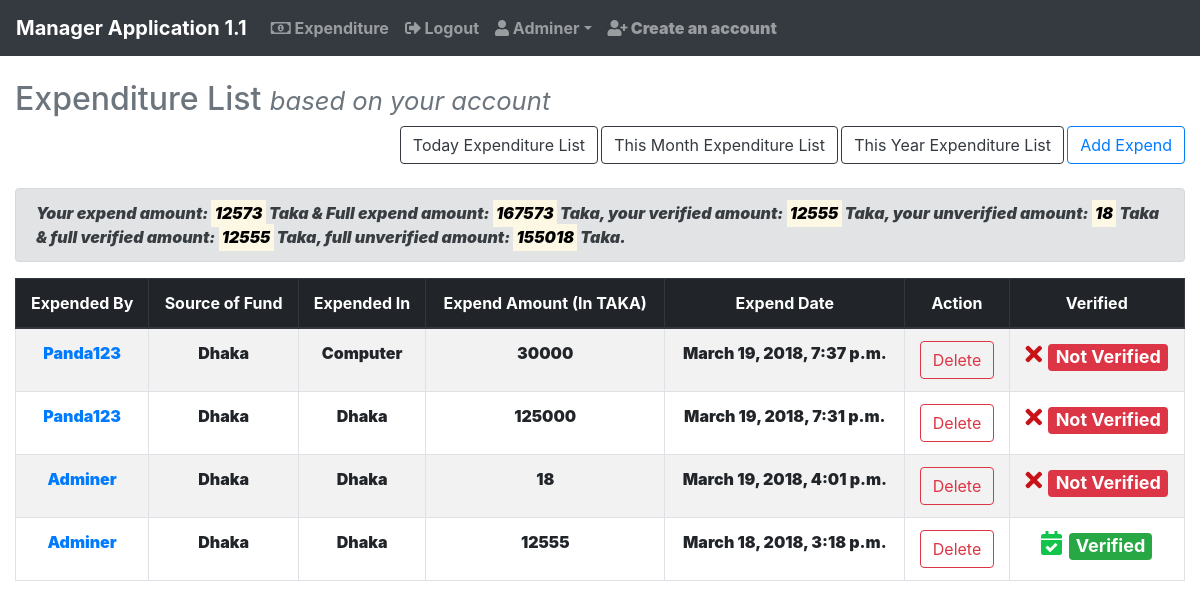
Page /accounts/expenditure/ (signed in) on the earlier database version.
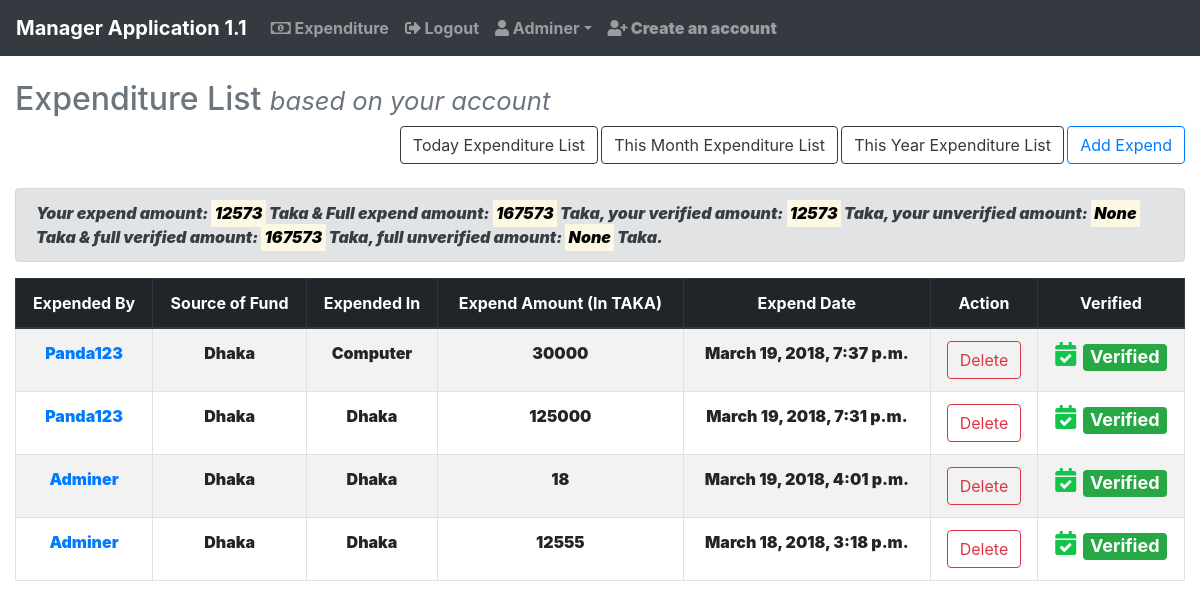
Same page on the later database version.
### account/models.py (models this page shows, shortened)
class Expend(models.Model):
    select = (
        ('yes', 'yes'),
        ('no', 'no')
    )
    by_user = models.CharField(max_length=255, blank=False, unique=False, null=True)
    added_date = models.DateTimeField(auto_now_add=True)
    updated_date = models.DateTimeField(auto_now=True)
    source_fund = models.CharField(max_length=255)
    source_amount = models.PositiveIntegerField()
    expend_in = models.CharField(max_length=255)
    expend_amount = models.PositiveIntegerField()
    description = models.TextField(blank=True)
    verified = models.CharField(choices=select, max_length=255, default='no')
    def get_absolute_url(self):
        return reverse('account:expend_detail', kwargs={'pk': self.pk})

### account/views.py (the view)
# urls.py: path('expenditure/', login_required(views.ExpendListView.as_view()), name="expend"),
class ExpendListView(ListView):
    model = models.Expend
    template_name = 'expend/expend_list.html'
    ordering = ['-added_date']
    def get_context_data(self, **kwargs):
        context = super().get_context_data(**kwargs)
        context['expend_list_user'] = models.Expend.objects.filter(
            by_user__exact=self.request.user.username).order_by('-added_date')
        context['sum_user_expend_amount'] = models.Expend.objects.filter(
            by_user__exact=self.request.user.username).aggregate(
            Sum('expend_amount')).get('expend_amount__sum', 0.00)
        context['sum_user_expend_amount_verified'] = models.Expend.objects.filter(
            by_user__exact=self.request.user.username,
            verified__exact='yes').aggregate(Sum('expend_amount')).get('expend_amount__sum', 0.00)
        context['sum_user_expend_amount_unverified'] = models.Expend.objects.filter(
            by_user__exact=self.request.user.username,
            verified__exact='no').aggregate(
            Sum('expend_amount')).get('expend_amount__sum', 0.00)
        context['sum_expend_amount'] = models.Expend.objects.aggregate(Sum('expend_amount')).get('expend_amount__sum', 0.00)
        context['sum_expend_amount_verified'] = models.Expend.objects.filter(verified__exact='yes').aggregate(
            Sum('expend_amount')).get('expend_amount__sum', 0.00)
        context['sum_expend_amount_unverified'] = models.Expend.objects.filter(verified__exact='no').aggregate(
            Sum('expend_amount')).get('expend_amount__sum', 0.00)
        return context

### account/templates/expend/expend_list.html (shortened to what the changed rows need)
{% extends 'base.html' %}
{% block content %}
{% now "Y" as current_year %}
{% now "m" as current_month %}
{% if filter_by_time %}
<div class="container-fluid">
    <div class="row justify-content-center">
        <div class="col-md-12">
            <h2 class="text-muted">Expenditure List of <mark>{{ filter_by_time }}</mark> <small class="d-print-none"><i>based on your account</i></small></h2>
            <div class="text-right">
                <a type="submit" class="btn btn-md btn-outline-info d-print-none" href="{% url 'account:expend' %}">Full Expenditure List</a>
                <a type="submit" class="btn btn-md btn-outline-info d-print-none" href="{% url 'account:expend_by_today' %}">Today Expenditure List</a>
                <a type="submit" class="btn btn-md btn-outline-info d-print-none" href="{% url 'account:expend_by_month' year=current_year month=current_month %}">This Month Expenditure List</a>
                <a type="submit" class="btn btn-md btn-outline-info d-print-none" href="{% url 'account:expend_by_year' year=current_year %}">This Year Expenditure List</a>
                <a type="submit" class="btn btn-md btn-outline-primary d-print-none" href="{% url 'account:expend_create' %}">Add Expend</a>
            </div><br>
            <div class="alert alert-secondary">
                {% if request.user.is_authenticated and request.user.is_superuser %}
                <i><b>Your expend amount: <mark>{{ sum_user_expend_amount }}</mark> Taka &
                    Full expend amount: <mark>{{ sum_expend_amount }}</mark> Taka,
                    your verified amount: <mark>{{ sum_user_expend_amount_verified }}</mark> Taka,
                    your unverified amount: <mark>{{ sum_user_expend_amount_unverified }}</mark> Taka &
                    full verified amount: <mark>{{ sum_expend_amount_verified }}</mark> Taka,
                    full unverified amount: <mark>{{ sum_expend_amount_unverified }}</mark> Taka.</b></i>
                {% else %}
                    <i><b>Your expend amount: <mark>{{ sum_user_expend_amount }}</mark> Taka,
                        your verified amount: <mark>{{ sum_user_expend_amount_verified }}</mark> Taka &
                        your unverified amount: <mark>{{ sum_user_expend_amount_unverified }}</mark> Taka.</b></i>
                {% endif %}
            </div>
            <table class="table table-striped table-hover table-responsive-xl table-responsive-lg table-responsive-md table-responsive-sm table-bordered text-center">
                {% if request.user.is_authenticated and request.user.is_superuser %}
                <thead class="thead-dark">
                    <tr>
                        <th>Expended By</th>
                        <th>Source of Fund</th>
                        <th>Expended In</th>
                        <th>Expend Amount (In TAKA)</th>
                        <th>Expend Date</th>
                        <th class="d-print-none">Action</th>
                        <th>Verified</th>
                    </tr>
                </thead>
                {% else %}
                <thead class="thead-dark">
                    <tr>
                        <th>Expended By</th>
                        <th>Source of Fund</th>
                        <th>Expended In</th>
                        <th>Expend Amount (In TAKA)</th>
                        <th>Expend Date</th>
                        <th>Verified</th>
                    </tr>
                </thead>
                {% endif %}
                {% if request.user.is_authenticated and request.user.is_superuser %}
                {% for expend in filter_date %}
                    <tr>
                        <td><a href="{{ expend.get_absolute_url }}">{{ expend.by_user|title }}</a></td>
                        <td>{{ expend.source_fund|title }}</td>
                        <td>{{ expend.expend_in|title }}</td>
                        <td>{{ expend.expend_amount }}</td>
                        <td>{{ expend.added_date }}</td>
                        <td class="d-print-none"><a class="btn btn-md btn-outline-danger" href="{% url 'account:expend_delete' pk=expend.pk %}">Delete</a></td>
                        <th>{% if expend.verified == 'no' %}<h4><i class="fas fa-times d-print-none" style="color:#c91218"></i> <span class="badge badge-danger">Not Verified</span></h4>
                            {% else %}<h4><i class="fas fa-calendar-check d-print-none" style="color:#13c44b"></i> <span class="badge badge-success">Verified</span></h4>{% endif %}</th>
                    </tr>
                {% endfor %}
                {% else %}
                {% for expend in filter_date_user %}
                    <tr>
                        <td><a href="{{ expend.get_absolute_url }}">{{ expend.by_user|title }}</a></td>
                        <td>{{ expend.source_fund|title }}</td>
                        <td>{{ expend.expend_in|title }}</td>
                        <td>{{ expend.expend_amount }}</td>
                        <td>{{ expend.added_date }}</td>
                        <th>{% if expend.verified == 'no' %}<h4><i class="fas fa-times d-print-none" style="color:#c91218"></i> <span class="badge badge-danger">Not Verified</span></h4>
                            {% else %}<h4><i class="fas fa-calendar-check d-print-none" style="color:#13c44b"></i> <span class="badge badge-success">Verified</span></h4>{% endif %}</th>
                    </tr>
                {% endfor %}
                {% endif %}
            </table>
        </div>
    </div>
</div>
{% else %}
<div class="container-fluid">
    <div class="row justify-content-center">
        <div class="col-md-12">
            <h2 class="text-muted">Expenditure List <small class="d-print-none"><i>based on your account</i></small></h2>
            <br>
            <div class="alert alert-secondary">
                {% if request.user.is_authenticated and request.user.is_superuser %}
                <i><b>Your expend amount: <mark>{{ sum_user_expend_amount }}</mark> Taka &
                    Full expend amount: <mark>{{ sum_expend_amount }}</mark> Taka,
                    your verified amount: <mark>{{ sum_user_expend_amount_verified }}</mark> Taka,
                    your unverified amount: <mark>{{ sum_user_expend_amount_unverified }}</mark> Taka &
                    full verified amount: <mark>{{ sum_expend_amount_verified }}</mark> Taka,
                    full unverified amount: <mark>{{ sum_expend_amount_unverified }}</mark> Taka.</b></i>
                {% else %}
                    <i><b>Your expend amount: <mark>{{ sum_user_expend_amount }}</mark> Taka,
                        your verified amount: <mark>{{ sum_user_expend_amount_verified }}</mark> Taka &
                        your unverified amount: <mark>{{ sum_user_expend_amount_unverified }}</mark> Taka.</b></i>
                {% endif %}
            </div>
            <table class="table table-striped table-hover table-responsive-xl table-responsive-lg table-responsive-md table-responsive-sm table-bordered text-center">
                {% if request.user.is_authenticated and request.user.is_superuser %}
                <thead class="thead-dark">
                    <tr>
                        <th>Expended By</th>
                        <th>Source of Fund</th>
                        <th>Expended In</th>
                        <th>Expend Amount (In TAKA)</th>
                        <th>Expend Date</th>
                        <th class="d-print-none">Action</th>
                        <th>Verified</th>
                    </tr>
                </thead>
                {% endif %}
                {% if request.user.is_authenticated and request.user.is_superuser %}
                {% for expend in expend_list %}
                    <tr>
                        <td><a href="{{ expend.get_absolute_url }}">{{ expend.by_user|title }}</a></td>
                        <td>{{ expend.source_fund|title }}</td>
                        <td>{{ expend.expend_in|title }}</td>
                        <td>{{ expend.expend_amount }}</td>
                        <td>{{ expend.added_date }}</td>
                        <td class="d-print-none"><a class="btn btn-md btn-outline-danger" href="{% url 'account:expend_delete' pk=expend.pk %}">Delete</a></td>
                        <th>{% if expend.verified == 'no' %}<h4><i class="fas fa-times d-print-none" style="color:#c91218"></i> <span class="badge badge-danger">Not Verified</span></h4>
                            {% else %}<h4><i class="fas fa-calendar-check d-print-none" style="color:#13c44b"></i> <span class="badge badge-success">Verified</span></h4>{% endif %}</th>
                    </tr>
                {% endfor %}
                {% endif %}
            </table>
        </div>
    </div>
</div>
{% endif %}
{% endblock %}

Differences in the rows shown:
changed Expend "Computer": verified "Not Verified" → "Verified"
changed Expend "March 19, 2018, 7:31 p.m.": verified "Not Verified" → "Verified"
changed Expend "March 19, 2018, 4:01 p.m.": verified "Not Verified" → "Verified"
Other differences:
{{ sum_user_expend_amount_verified }}: "12555" → "12573"
{{ sum_user_expend_amount_unverified }}: "18" → "None"
{{ sum_expend_amount_verified }}: "12555" → "167573"
{{ sum_expend_amount_unverified }}: "155018" → "None"
